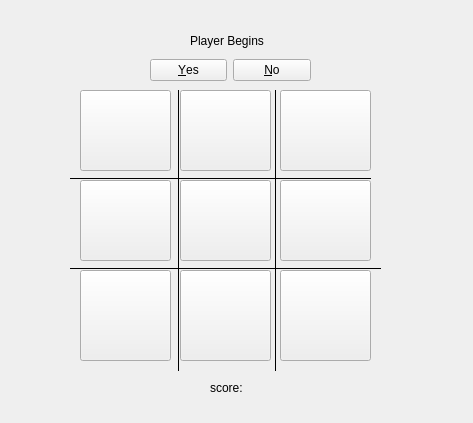
<?xml version="1.0" encoding="UTF-8"?>
<ui version="4.0">
 <class>Form</class>
 <widget class="QWidget" name="Form">
  <property name="geometry">
   <rect>
    <x>0</x>
    <y>0</y>
    <width>473</width>
    <height>423</height>
   </rect>
  </property>
  <property name="windowTitle">
   <string>Form</string>
  </property>
  <property name="autoFillBackground">
   <bool>false</bool>
  </property>
  <property name="styleSheet">
   <string notr="true">background: 'black'</string>
  </property>
  <widget class="QLabel" name="label">
   <property name="geometry">
    <rect>
     <x>190</x>
     <y>30</y>
     <width>101</width>
     <height>21</height>
    </rect>
   </property>
   <property name="styleSheet">
    <string notr="true">color:&quot;white&quot;;
font: 700 12pt &quot;Segoe UI&quot;;
background: &quot;black&quot;;
</string>
   </property>
   <property name="text">
    <string>Player Begins</string>
   </property>
  </widget>
  <widget class="QPushButton" name="felt1">
   <property name="geometry">
    <rect>
     <x>80</x>
     <y>90</y>
     <width>91</width>
     <height>81</height>
    </rect>
   </property>
   <property name="styleSheet">
    <string notr="true">color:&quot;white&quot;;
font: 700 32pt &quot;Segoe UI&quot;;
background: &quot;black&quot;;</string>
   </property>
   <property name="text">
    <string/>
   </property>
  </widget>
  <widget class="QPushButton" name="felt2">
   <property name="geometry">
    <rect>
     <x>180</x>
     <y>90</y>
     <width>91</width>
     <height>81</height>
    </rect>
   </property>
   <property name="styleSheet">
    <string notr="true">color:&quot;white&quot;;
font: 700 32pt &quot;Segoe UI&quot;;
background: &quot;black&quot;;</string>
   </property>
   <property name="text">
    <string/>
   </property>
  </widget>
  <widget class="QPushButton" name="felt3">
   <property name="geometry">
    <rect>
     <x>280</x>
     <y>90</y>
     <width>91</width>
     <height>81</height>
    </rect>
   </property>
   <property name="styleSheet">
    <string notr="true">color:&quot;white&quot;;
font: 700 32pt &quot;Segoe UI&quot;;
background: &quot;black&quot;;</string>
   </property>
   <property name="text">
    <string/>
   </property>
  </widget>
  <widget class="QPushButton" name="felt4">
   <property name="geometry">
    <rect>
     <x>80</x>
     <y>180</y>
     <width>91</width>
     <height>81</height>
    </rect>
   </property>
   <property name="styleSheet">
    <string notr="true">color:&quot;white&quot;;
font: 700 32pt &quot;Segoe UI&quot;;
background: &quot;black&quot;;</string>
   </property>
   <property name="text">
    <string/>
   </property>
  </widget>
  <widget class="QPushButton" name="felt5">
   <property name="geometry">
    <rect>
     <x>180</x>
     <y>180</y>
     <width>91</width>
     <height>81</height>
    </rect>
   </property>
   <property name="styleSheet">
    <string notr="true">color:&quot;white&quot;;
font: 700 32pt &quot;Segoe UI&quot;;
background: &quot;black&quot;;</string>
   </property>
   <property name="text">
    <string/>
   </property>
  </widget>
  <widget class="QPushButton" name="felt6">
   <property name="geometry">
    <rect>
     <x>280</x>
     <y>180</y>
     <width>91</width>
     <height>81</height>
    </rect>
   </property>
   <property name="styleSheet">
    <string notr="true">color:&quot;white&quot;;
font: 700 32pt &quot;Segoe UI&quot;;
background: &quot;black&quot;;</string>
   </property>
   <property name="text">
    <string/>
   </property>
  </widget>
  <widget class="QPushButton" name="felt7">
   <property name="geometry">
    <rect>
     <x>80</x>
     <y>270</y>
     <width>91</width>
     <height>91</height>
    </rect>
   </property>
   <property name="styleSheet">
    <string notr="true">color:&quot;white&quot;;
font: 700 32pt &quot;Segoe UI&quot;;
background: &quot;black&quot;;</string>
   </property>
   <property name="text">
    <string/>
   </property>
  </widget>
  <widget class="QPushButton" name="felt8">
   <property name="geometry">
    <rect>
     <x>180</x>
     <y>270</y>
     <width>91</width>
     <height>91</height>
    </rect>
   </property>
   <property name="styleSheet">
    <string notr="true">color:&quot;white&quot;;
font: 700 32pt &quot;Segoe UI&quot;;
background: &quot;black&quot;;</string>
   </property>
   <property name="text">
    <string/>
   </property>
  </widget>
  <widget class="QPushButton" name="felt9">
   <property name="geometry">
    <rect>
     <x>280</x>
     <y>270</y>
     <width>91</width>
     <height>91</height>
    </rect>
   </property>
   <property name="styleSheet">
    <string notr="true">color:&quot;white&quot;;
font: 700 32pt &quot;Segoe UI&quot;;
background: &quot;black&quot;;</string>
   </property>
   <property name="text">
    <string/>
   </property>
  </widget>
  <widget class="Line" name="line">
   <property name="geometry">
    <rect>
     <x>70</x>
     <y>260</y>
     <width>311</width>
     <height>16</height>
    </rect>
   </property>
   <property name="styleSheet">
    <string notr="true">color:&quot;white&quot;;</string>
   </property>
   <property name="frameShadow">
    <enum>QFrame::Shadow::Plain</enum>
   </property>
   <property name="orientation">
    <enum>Qt::Orientation::Horizontal</enum>
   </property>
  </widget>
  <widget class="Line" name="line_2">
   <property name="geometry">
    <rect>
     <x>70</x>
     <y>170</y>
     <width>301</width>
     <height>16</height>
    </rect>
   </property>
   <property name="styleSheet">
    <string notr="true">color:'white'</string>
   </property>
   <property name="frameShadow">
    <enum>QFrame::Shadow::Plain</enum>
   </property>
   <property name="orientation">
    <enum>Qt::Orientation::Horizontal</enum>
   </property>
  </widget>
  <widget class="Line" name="line_3">
   <property name="geometry">
    <rect>
     <x>170</x>
     <y>90</y>
     <width>16</width>
     <height>281</height>
    </rect>
   </property>
   <property name="styleSheet">
    <string notr="true">color:'white'</string>
   </property>
   <property name="frameShadow">
    <enum>QFrame::Shadow::Plain</enum>
   </property>
   <property name="orientation">
    <enum>Qt::Orientation::Vertical</enum>
   </property>
  </widget>
  <widget class="Line" name="line_4">
   <property name="geometry">
    <rect>
     <x>260</x>
     <y>90</y>
     <width>31</width>
     <height>281</height>
    </rect>
   </property>
   <property name="styleSheet">
    <string notr="true">color:'white'</string>
   </property>
   <property name="frameShadow">
    <enum>QFrame::Shadow::Plain</enum>
   </property>
   <property name="orientation">
    <enum>Qt::Orientation::Vertical</enum>
   </property>
  </widget>
  <widget class="QLabel" name="label_2">
   <property name="geometry">
    <rect>
     <x>210</x>
     <y>380</y>
     <width>49</width>
     <height>16</height>
    </rect>
   </property>
   <property name="styleSheet">
    <string notr="true">color:'white'</string>
   </property>
   <property name="text">
    <string>score: </string>
   </property>
  </widget>
  <widget class="QDialogButtonBox" name="dialog">
   <property name="geometry">
    <rect>
     <x>150</x>
     <y>0</y>
     <width>161</width>
     <height>141</height>
    </rect>
   </property>
   <property name="autoFillBackground">
    <bool>false</bool>
   </property>
   <property name="styleSheet">
    <string notr="true">color: 'white'; 
background: 'grey'
</string>
   </property>
   <property name="standardButtons">
    <set>QDialogButtonBox::StandardButton::No|QDialogButtonBox::StandardButton::Yes</set>
   </property>
  </widget>
  <zorder>line</zorder>
  <zorder>line_2</zorder>
  <zorder>line_3</zorder>
  <zorder>line_4</zorder>
  <zorder>label</zorder>
  <zorder>felt1</zorder>
  <zorder>felt2</zorder>
  <zorder>felt3</zorder>
  <zorder>felt4</zorder>
  <zorder>felt5</zorder>
  <zorder>felt6</zorder>
  <zorder>felt7</zorder>
  <zorder>felt8</zorder>
  <zorder>felt9</zorder>
  <zorder>label_2</zorder>
  <zorder>dialog</zorder>
 </widget>
 <resources/>
 <connections/>
</ui>
